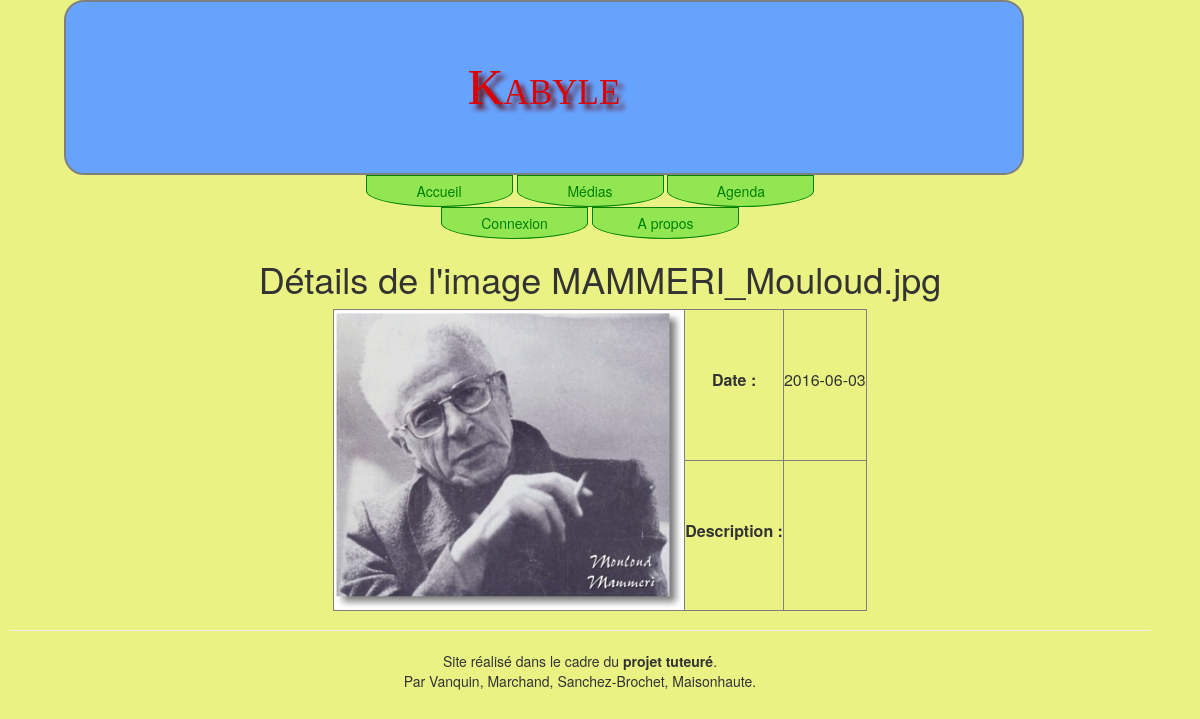
Screenshot of /index.php?page=detailPhoto&idPhoto=5 with the database file from the repository.
### tables this page shows
CREATE TABLE IF NOT EXISTS `Photos` (
  `idPhoto` int(10) NOT NULL,
  `nomPhoto` varchar(50) NOT NULL,
  `datePhoto` date NOT NULL,
  `descriptionPhoto` varchar(200) DEFAULT NULL
);

### bin/Phototeque.php (called while the page is built)
<?php
	$host ="localhost";
	$user ="p1405185";
	$password ="213980";
	$nombase ="p1405185";
?>

### model/Model.php (called while the page is built)
<?php
	abstract class Model{
		private static $bdd;
		protected function executerRequete($sql,$params=null){
			if ($params == null) {
				$resultat = self::getBdd()->query($sql);
			}
			else {
				$resultat = self::getBdd()->prepare($sql);
				$resultat->execute($params);
			}
			return $resultat;
		}
		private static function getBdd() {
			if(self::$bdd == null){
				require 'bin/Phototeque.php';
				self::$bdd = new PDO('mysql:host='.$host .';dbname='.$nombase,$user,$password);
				self::$bdd->exec('SET NAMES utf8');
				self::$bdd->setAttribute(PDO::ATTR_ERRMODE, PDO::ERRMODE_EXCEPTION);
			}
			return self::$bdd;
		}
	}
?>

### model/PhotoManager.php (called while the page is built, shortened)
<?php
class PhotoManager extends Model{
	public function getDetailsPhoto($idPhoto){
			$rep = $this->executerRequete('select * from Photos where idPhoto=:idP',array(':idP'=>$idPhoto));
			$details=$rep->fetch();
			return $details;
		}
}
?>

### views/detailPhoto.php (the view, shortened to what this page needs)
<?php
	echo'
		<h1> Détails de l\'image '.$photo['nomPhoto'].'</h1>
		<table class=\'detailPhoto\'>
			<tr>
				<td ROWSPAN="2">
						<img src="assets/images/'.$photo['nomPhoto'].'" alt="'.$photo['descriptionPhoto'].'"/>
				</td>
				<td>
					<p><strong> Date : </strong></p>
				</td>
				<td>
					<p> '.$photo['datePhoto'].'</p>
				</td>
			</tr>
			<tr>
				<td>
					<p><strong> Description : </strong></p>
				</td>
				<td>
					<p> '.$photo['descriptionPhoto'].' </p>
				</td>
			</tr>
		</table>
		';
	include('views/layout.php');
?>

### assets/css/style.css (style rules this page uses)
h1 { text-align : center; }
table.detailPhoto { margin : auto; text-align : center; border : 1px solid grey; }
table.detailPhoto td { text-align : center; border : 1px solid grey; }
table.detailPhoto img { max-height : 500px; max-width : 500px; }

### rows the page displays
photos: nomPhoto "MAMMERI_Mouloud.jpg", nomPhoto (picture), datePhoto "2016-06-03"

### other values shown
$etatCo "Connexion"
